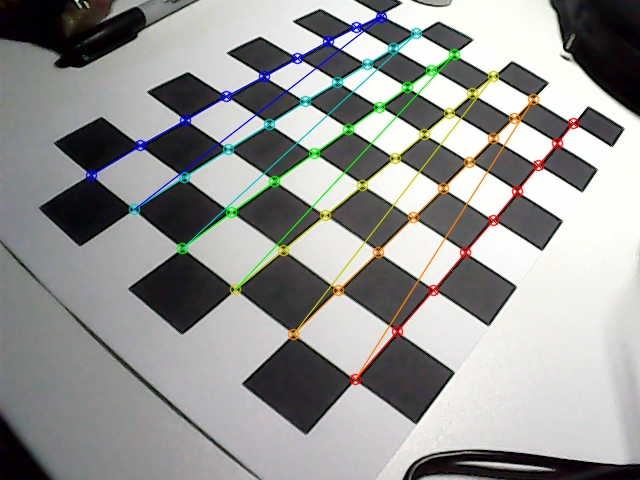
#> input picture camera/calibration/imgs/cal_img_0.jpg, 640 x 480 px, given in place of the camera
$ python line-detection.py
#> lines starting #> are read from the running program, lines starting #| are printed output that depends on the picture; after the words box and inside, x2 and y2 are one past the last pixel; in counts of white or black regions, pixels touching at a corner belong together
### camera/utils.py
import cv2
import numpy as np

cam = cv2.VideoCapture(0)


def get_frame():
    ret, image = cam.read()
#> image is the input picture: shape (480, 640, 3); mean B, G, R 148.4, 150.4, 149.8
    return image


def release():
    cam.release()
    cv2.destroyAllWindows()


def isOpened():
    return cam.isOpened()

### camera/line-detection.py
import cv2

from collections import deque
import numpy as np
import utils

def detect_lines():

    if not utils.isOpened():
        print("error: could not open camera.")
        exit()

    while True:
        # retrieving image frame
        frame = utils.get_frame()

        # greyscaling img
        gray = cv2.cvtColor(frame, cv2.COLOR_BGR2GRAY)
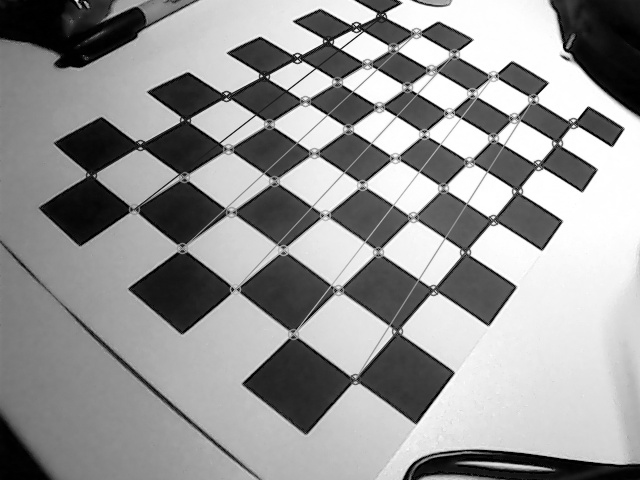
#> gray: shape (480, 640); min 0, max 255, mean 150

        # canny edge detection
        edges = cv2.Canny(gray, 50, 150, apertureSize=3)
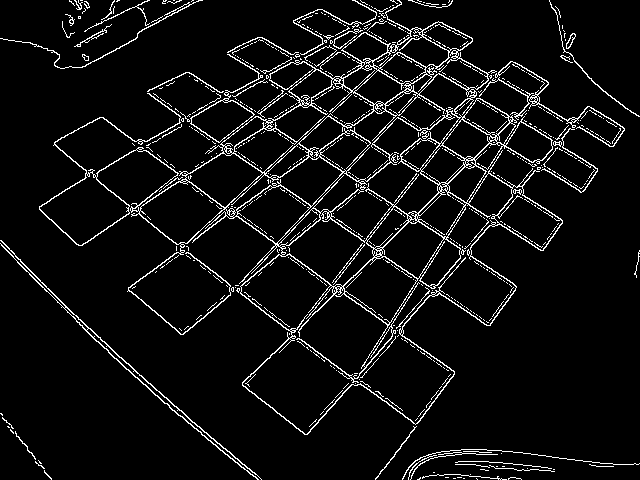
#> edges: shape (480, 640); 6.2% white in thin lines or dots

        # hough line transform
        lines = cv2.HoughLinesP(edges, 1, np.pi / 180, 100, minLineLength=100, maxLineGap=10)
#> lines = 40 rows, first 6: [188, 72, 513, 283], [441, 188, 541, 250], [86, 172, 323, 357], [251, 273, 471, 38], [223, 301, 443, 65], [227, 216, 383, 103]

        if lines is not None:
            for line in lines:
                x1, y1, x2, y2 = line[0]
                cv2.line(frame, (x1, y1), (x2, y2), (0, 255, 0), 2)
#> this loop made 40 passes
#> (x1, y1, x2, y2) on passes 1 to 12: (188, 72, 513, 283), (441, 188, 541, 250), (86, 172, 323, 357), (251, 273, 471, 38), (223, 301, 443, 65), (227, 216, 383, 103), (226, 149, 488, 325), (226, 207, 454, 373), (306, 434, 400, 326), (279, 352, 501, 69), (168, 187, 371, 60), (227, 52, 469, 204)
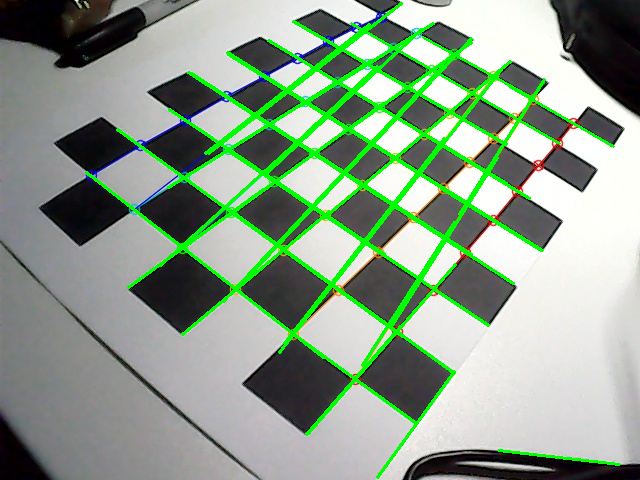
#> frame: shape (480, 640, 3); 7.47% of pixels changed, all inside (x1, y1, x2, y2) = (85, 2, 621, 479)

        cv2.imshow('camera feed', frame)

        # break with 'q'
        if cv2.waitKey(1) == ord('q'):
#> (key q is pressed here)
            break


if __name__ == "__main__":
    # begin line detection
    detect_lines()

    # release capture
    utils.release()

$ run again, on camera/calibration/imgs/cal_img_1.jpg
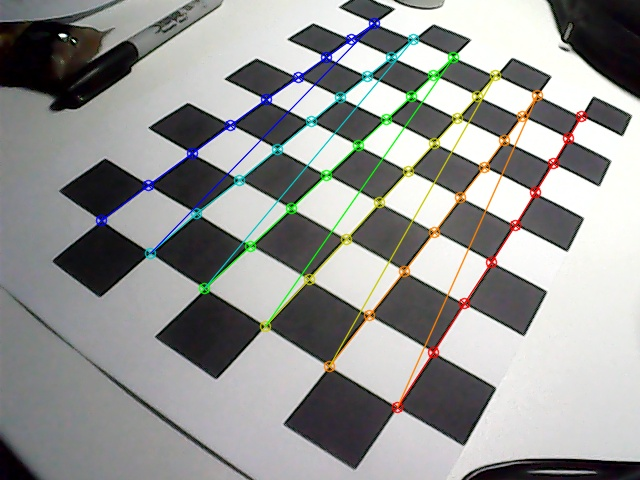
#> input picture camera/calibration/imgs/cal_img_1.jpg, 640 x 480 px, given in place of the camera
#> in get_frame, image is the input picture: shape (480, 640, 3); mean B, G, R 148, 149.9, 149.4
#> in detect_lines, `edges = cv2.Canny(gray, 50, 150, apertureSize=3)`:
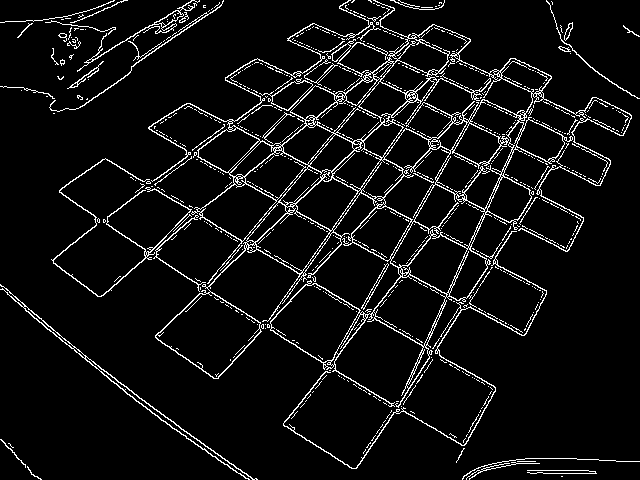
#> edges: shape (480, 640); 6.4% white in thin lines or dots
#> lines = 38 rows, first 6: [148, 128, 521, 335], [294, 271, 495, 387], [303, 197, 469, 42], [414, 373, 547, 74], [172, 234, 424, 30], [277, 310, 468, 38]
#> the loop in detect_lines, `for line in lines:` made 38 passes
#> after the loop in detect_lines, `for line in lines:`:
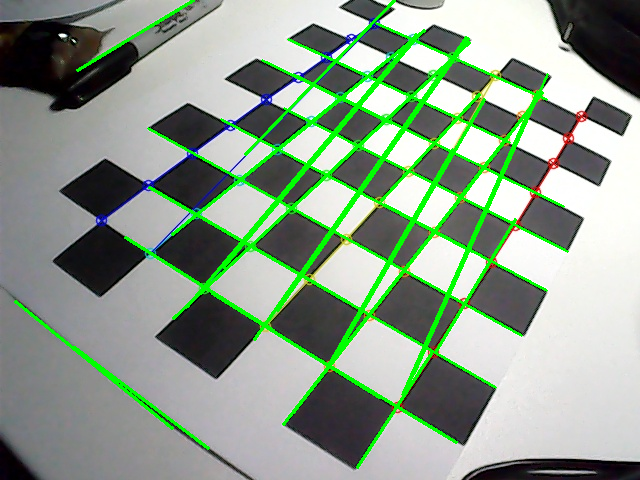
#> frame: shape (480, 640, 3); 7.02% of pixels changed, all inside (x1, y1, x2, y2) = (14, 0, 569, 469)

$ run again, on camera/calibration/imgs/cal_img_10.jpg
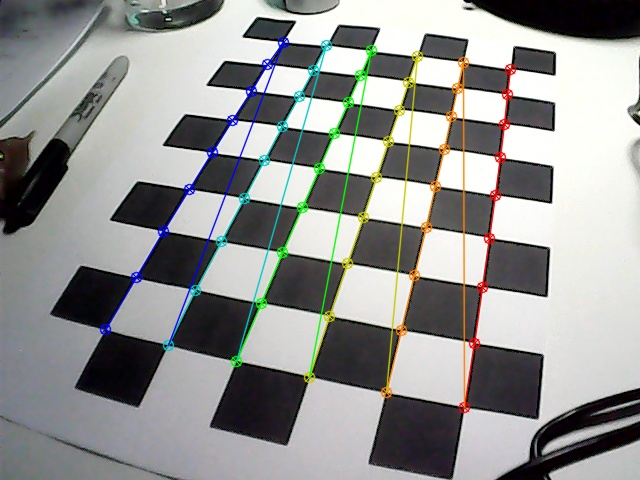
#> input picture camera/calibration/imgs/cal_img_10.jpg, 640 x 480 px, given in place of the camera
#> in get_frame, image is the input picture: shape (480, 640, 3); mean B, G, R 146.1, 147.9, 147.1
#> in detect_lines, `edges = cv2.Canny(gray, 50, 150, apertureSize=3)`:
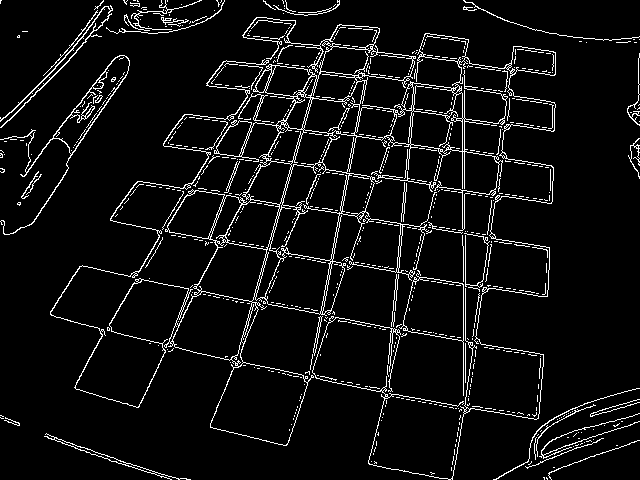
#> edges: shape (480, 640); 6.2% white in thin lines or dots
#> lines = 42 rows, first 6: [242, 342, 329, 39], [137, 279, 424, 334], [117, 222, 515, 292], [231, 374, 321, 60], [218, 194, 549, 247], [191, 298, 301, 90]
#> the loop in detect_lines, `for line in lines:` made 42 passes
#> after the loop in detect_lines, `for line in lines:`:
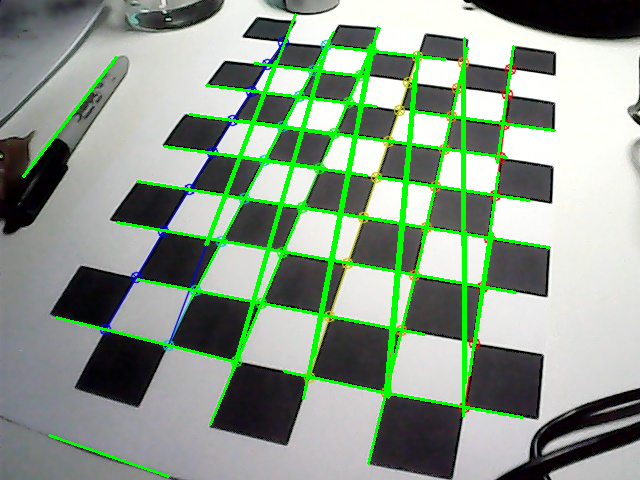
#> frame: shape (480, 640, 3); 6.73% of pixels changed, all inside (x1, y1, x2, y2) = (22, 13, 556, 478)

$ run again, on camera/calibration/imgs/cal_img_11.jpg
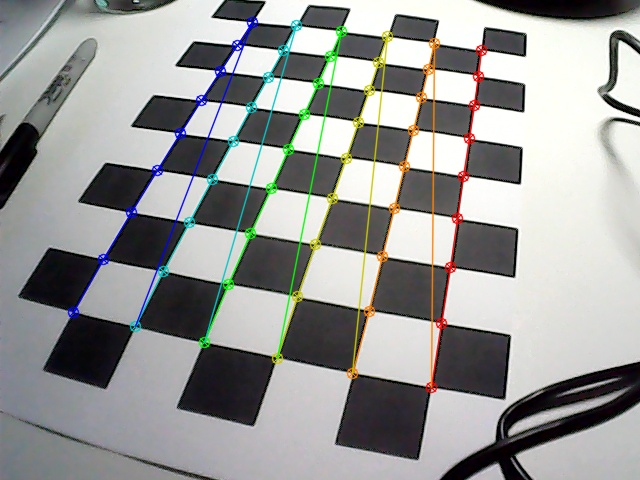
#> input picture camera/calibration/imgs/cal_img_11.jpg, 640 x 480 px, given in place of the camera
#> in get_frame, image is the input picture: shape (480, 640, 3); mean B, G, R 151.1, 153.1, 152.2
#> in detect_lines, `edges = cv2.Canny(gray, 50, 150, apertureSize=3)`:
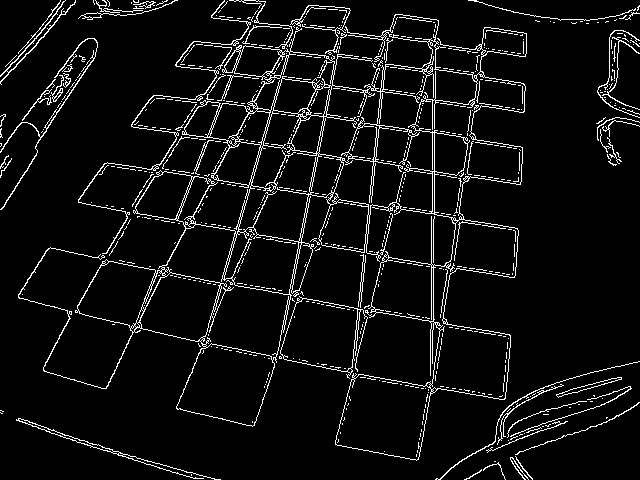
#> edges: shape (480, 640); 6.3% white in thin lines or dots
#> lines = 36 rows, first 6: [349, 389, 387, 30], [354, 360, 389, 30], [174, 222, 243, 41], [107, 162, 514, 227], [429, 401, 432, 264], [201, 349, 296, 19]
#> the loop in detect_lines, `for line in lines:` made 36 passes
#> after the loop in detect_lines, `for line in lines:`:
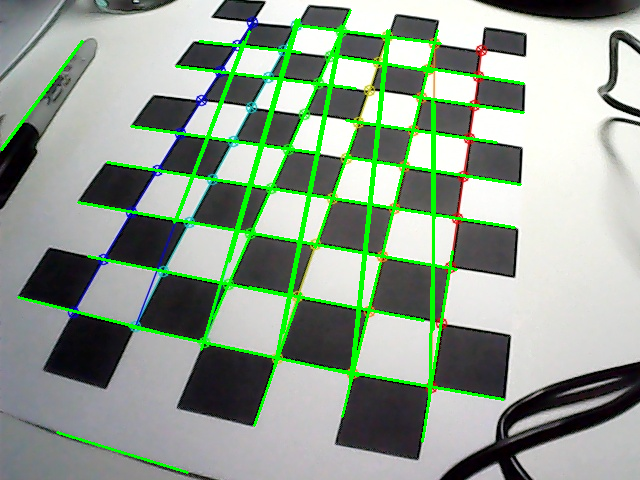
#> frame: shape (480, 640, 3); 6.22% of pixels changed, all inside (x1, y1, x2, y2) = (0, 9, 525, 474)
